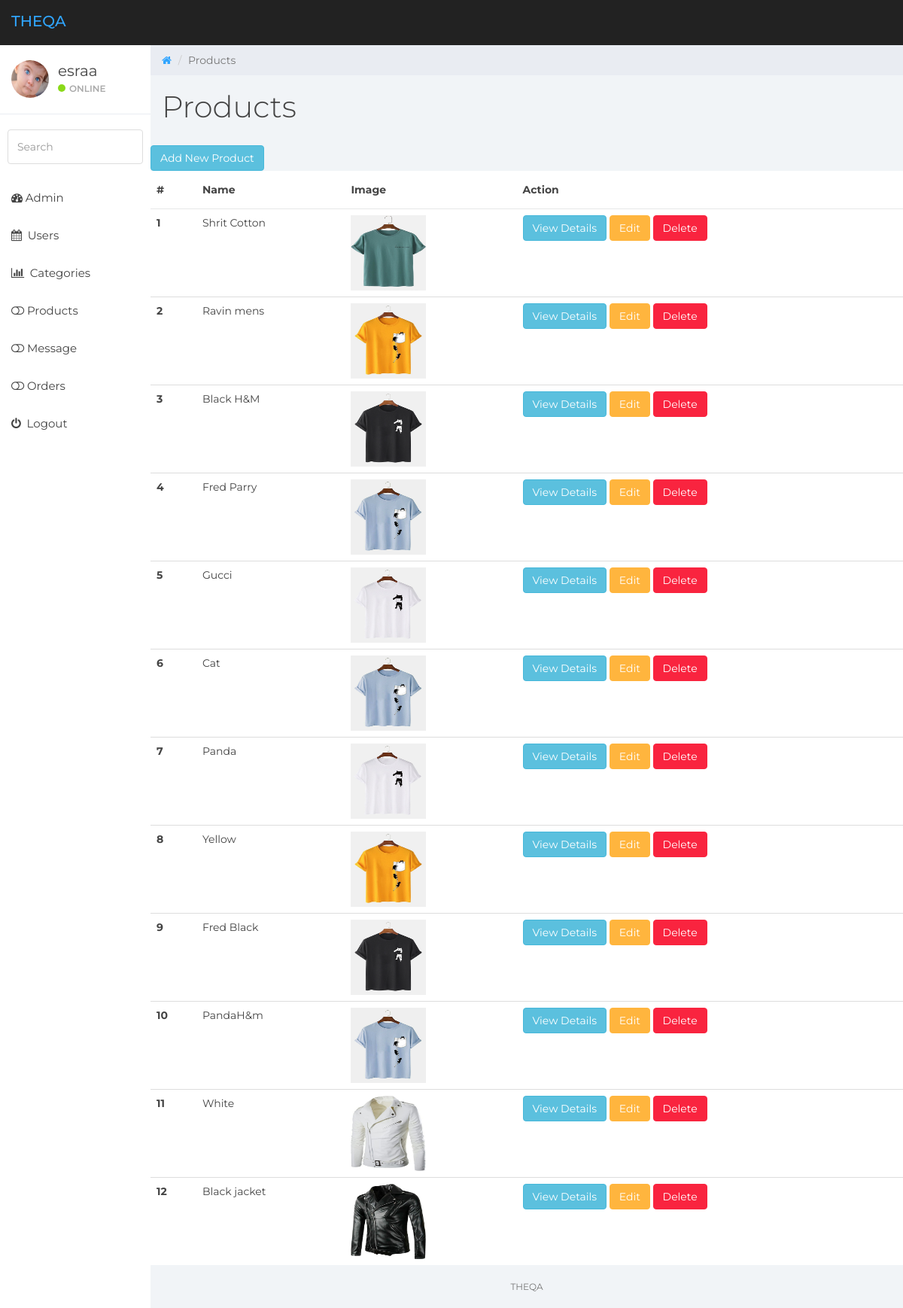
The page /dashboard/products.php (signed in) on the database its author committed.
### tables this page shows
CREATE TABLE `products` (
  `id` int(11) NOT NULL,
  `p_name` varchar(15) NOT NULL,
  `description` text NOT NULL,
  `price` varchar(20) NOT NULL,
  `image` varchar(20) NOT NULL,
  `discount` varchar(10) NOT NULL,
  `stock` tinyint(4) NOT NULL,
  `id_category` int(11) NOT NULL
);

### dashboard/products.php (the view, shortened to what this page needs)
<?php
 include 'des_include/header.php';
 include 'des_include/nav.php';
 include 'des_include/sidebar.php';
?>
	<div class="col-sm-9 col-sm-offset-3 col-lg-10 col-lg-offset-2 main">
		<div class="row">
			<ol class="breadcrumb">
				<li><a href="#">
					<em class="fa fa-home"></em>
				</a></li>
				<li class="active">Products</li>
			</ol>
		</div>
		<div class="row">
			<div class="col-lg-12">
				<h1 class="page-header">Products</h1>
			</div>
			<a href="add_product.php" class="btn btn-info">Add New Product</a>
			<table class="table table-hover">
			  <thead>
			    <tr>
			      <th scope="col">#</th>
			      <th scope="col">Name</th>
			      <th scope="col">Image</th>
			      <th scope="col">Action</th>
			    </tr>
			  </thead>
			  <tbody>
<?php
    $count = 1;
	$select_all_products = "SELECT p_name , image , id  FROM products";
	$result_all_products = $connection->query($select_all_products);
	foreach ($result_all_products as $key_products) {
		$name = $key_products['p_name'];
		$image = $key_products['image'];
?>
			    <tr>
			      <th scope="row"><?php echo $count++; ?></th>
			      <td><?php echo $name; ?></td>
			      <td><img style="width: 100px;height: 100px;" src="images/<?php echo $image; ?>"></td>
			      <td>
				  <a  href="details.php?id=<?php echo $key_products['id']; ?>" class="btn btn-info">View Details</a>
			      	<a  href="edit_product.php?id=<?php echo $key_products['id']; ?>" class="btn btn-warning">Edit</a>
					<button type="button" class="btn btn-danger" data-toggle="modal" data-target="#exampleModal<?php echo $key_products['id']; ?>">
					  Delete
					</button>
			      </td>
			    </tr>
<?php } ?>
			  </tbody>
			</table>
		</div>
<?php
	include 'des_include/footer.php';
?>

### dashboard/des_include/header.php (shortened to what this page needs)
<!DOCTYPE html>
<html>
<head>
	<link href="css/bootstrap.min.css" rel="stylesheet">
	<link href="css/font-awesome.min.css" rel="stylesheet">
	<link href="css/datepicker3.css" rel="stylesheet">
	<link href="css/styles.css" rel="stylesheet">
</head>
<body>

### dashboard/des_include/nav.php (shortened to what this page needs)
<nav class="navbar navbar-custom navbar-fixed-top" role="navigation">
		<div class="container-fluid">
			<div class="navbar-header">
				<a class="navbar-brand" href="#"><span>THEQA</span></a>
			</div>
		</div>
	</nav>

### dashboard/des_include/sidebar.php (shortened to what this page needs)
<div id="sidebar-collapse" class="col-sm-3 col-lg-2 sidebar">
	<div class="profile-sidebar">
		<div class="profile-userpic">
			<img src="images/<?php  echo $_SESSION['image']; ?>">
		</div>
		<div class="profile-usertitle">
			<div class="profile-usertitle-name"><?php echo $_SESSION['username']; ?></div>
			<div class="profile-usertitle-status"><span class="indicator label-success"></span>Online</div>
		</div>
	</div>
	<form role="search">
		<div class="form-group">
			<input type="text" class="form-control" placeholder="Search">
		</div>
	</form>
	<ul class="nav menu">
		<li><a href="index.php"><em class="fa fa-dashboard">&nbsp;</em>Admin</a></li>
		<li><a href="users.php"><em class="fa fa-calendar">&nbsp;</em> Users</a></li>
		<li><a href="categories.php"><em class="fa fa-bar-chart">&nbsp;</em> Categories</a></li>
		<li><a href="products.php"><em class="fa fa-toggle-off">&nbsp;</em>Products</a></li>
		<li><a href="messageView.php"><em class="fa fa-toggle-off">&nbsp;</em>Message</a></li>
		<li><a href="Order View.php"><em class="fa fa-toggle-off">&nbsp;</em>Orders</a></li>
		<li><a href="function/destroy_user.php"><em class="fa fa-power-off">&nbsp;</em> Logout</a></li>
	</ul>
</div>

### dashboard/des_include/footer.php (shortened to what this page needs)
<div class="col-sm-12">
				<p class="back-link">THEQA <a href="https://www.medialoot.com"></a></p>
			</div>
		</div>
</body>
</html>

### dashboard/css/styles.css (style rules this page uses)
body { background: #f1f4f7; padding-top: 60px; font-size: 14px; color: #444444; font-family: "Montserrat", "Helvetica Neue", Helvetica, Arial, sans-serif; }
p { color: #777; }
a, a:hover, a:focus { color: #30a5ff; }
h1, h2, h3, h4, h5, h6 { color: #444444; }
h1 { font-weight: 300; font-size: 40px; }
input.form-control { border: 1px solid #ddd; box-shadow: none; height: 46px; }
.navbar-custom { background: #222; height: 60px; }
.navbar-header .navbar-brand { color: #fff; font-size: 20px; text-transform: uppercase; font-weight: 500; height: 60px; padding-top: 18px; }
.navbar-header .navbar-brand span { color: #30a5ff; }
.btn-warning, .btn-warning:hover, .btn-warning:focus, .btn-warning:active, .btn-warning.active, .open > .dropdown-toggle.btn-warning, .btn-warning.disabled, .btn-warning[disabled], fieldset[disabled] .btn-warning, .btn-warning.disabled:hover, .btn-warning[disabled]:hover, fieldset[disabled] .btn-warning:hover, .btn-warning.disabled:focus, .btn-warning[disabled]:focus, fieldset[disabled] .btn-warning:focus, .btn-warning.disabled:active, .btn-warning[disabled]:active, fieldset[disabled] .btn-warning:active, .btn-warning.disabled.active, .btn-warning[disabled].active, fieldset[disabled] .btn-warning.active { background-color: #ffb53e; border-color: #ffb53e; }
.btn-danger, .btn-danger:hover, .btn-danger:focus, .btn-danger:active, .btn-danger.active, .open > .dropdown-toggle.btn-danger, .btn-danger.disabled, .btn-danger[disabled], fieldset[disabled] .btn-danger, .btn-danger.disabled:hover, .btn-danger[disabled]:hover, fieldset[disabled] .btn-danger:hover, .btn-danger.disabled:focus, .btn-danger[disabled]:focus, fieldset[disabled] .btn-danger:focus, .btn-danger.disabled:active, .btn-danger[disabled]:active, fieldset[disabled] .btn-danger:active, .btn-danger.disabled.active, .btn-danger[disabled].active, fieldset[disabled] .btn-danger.active { background-color: #f9243f; border-color: #f9243f; }
.label-success { background-color: #8ad919; }
.navbar { border: 0; }
.sidebar { display: block; padding: 0; display: none; box-shadow: none; background: #fff; }
.sidebar ul { margin: 20px 0px; }
.sidebar form { padding: 10px 0 0 0; margin: 10px 10px 20px 10px; }
@media (min-width: 768px) { .sidebar { display: block; position: fixed; top: 60px; bottom: 0; left: 0; z-index: 1000; display: block; margin: 0; padding: 0; overflow-x: hidden; overflow-y: auto; } }
@media (min-width: 768px) { .navbar-header { width: 100%; } }
.sidebar ul.nav li a { height: 50px; font-size: 15px; line-height: 2em; color: #444444; }
.profile-sidebar { padding: 10px 0; border-bottom: 1px solid #e9ecf2; }
.indicator { width: 10px; height: 10px; display: inline-block; border-radius: 9999px; margin-right: 5px; }
.profile-userpic img { float: left; margin: 10px 0px 0px 15px; width: 50px; height: 50px; border-radius: 9999px !important; }
.profile-usertitle { float: left; text-align: left; margin: 10px 0 0 12px; }
.profile-usertitle-name { font-size: 20px; margin-bottom: 0px; }
.profile-usertitle-status { text-transform: uppercase; color: #AAA; font-size: 12px; font-weight: 600; margin-bottom: 15px; }
.breadcrumb { border-radius: 0; padding: 10px 15px 10px 15px; background: #e9ecf2; margin: 0; }
h1.page-header { margin-top: 20px; border-bottom: 0; }
.table { background: #fff; }
.table > thead > tr > th { border-bottom: 1px solid #e6e7e8; vertical-align: middle; height: 50px; }
p.back-link { text-align: center; margin-bottom: 20px; font-size: 12px; text-transform: uppercase; }

### rows shown on the page
products: p_name "Shrit Cotton", image (picture)
products: p_name "Ravin mens", image (picture)
products: p_name "Black H&M", image (picture)
products: p_name "Fred Parry", image (picture)
products: p_name "Gucci", image (picture)
products: p_name "Cat", image (picture)
products: p_name "Panda", image (picture)
products: p_name "Yellow"
products: p_name "Fred Black", image (picture)
products: p_name "PandaH&m", image (picture)
products: p_name "White", image (picture)
products: p_name "Black jacket", image (picture)

### other values the page prints
$_SESSION['username'] "esraa"
